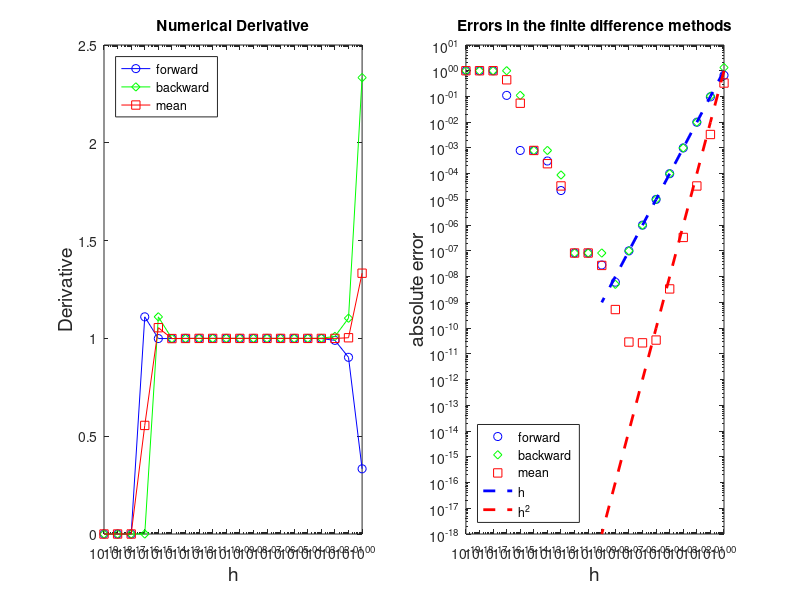

The MATLAB script that drew this image:
%**************************************************************************
%*     Example  2.1                                                       *
%*     filename: ch02pr01.m                                               *
%*     program listing number: 2.1                                        *
%*                                                                        *
%*  This program evaluates the derivative of a given function func(x)     *
%*  at x=1 using the three finite difference methods.                     *
%*  Errors in forward, backward and mean value methods are plotted.       *
%*                                                                        *
%*     Programed by Ryoichi Kawai for Computational Physics Course.       *
%*     Last modification:  12/25/2013.                                    *
%**************************************************************************
clear all;

% define the function
func = @(x) x^3/3;

x=1;  % the point at which derivative is evaluated.
imax=20; % number of different displacements

% title and headers
display('Absolute Errors')
fprintf('%4s %16s %18s %20s\n','h','forward','backward','mean value')

for i=1:imax
    
    % Small displacement
    h(i)=10^(-i+1);
    
    % Evaluation of numerical derivative
    d_f(i)=(func(x+h(i))-func(x))/h(i); % Forward diffrence
    d_b(i)=(func(x)-func(x-h(i)))/h(i); % Backward diffrence
    d_m(i)=(func(x+h(i))-func(x-h(i)))/(2*h(i)); % Mean value
    
    % Errors
    err_f(i)=abs(1-d_f(i));
    err_b(i)=abs(1-d_b(i));
    err_m(i)=abs(1-d_m(i));
    
    % Display the errors
    fprintf('%6.1e %18.10e %18.10e %18.10e\n',...
            h(i),err_f(i),err_b(i),err_m(i));
end

hh = h.*h; % h^2 (the error of the mean value formula is order of h^2)

% Plot data
subplot(1,2,1)  % left panel
q=semilogx(h(1:imax),d_b(1:imax),'-o',...
    h(1:imax),d_f(1:imax),'-d',...
    h(1:imax),d_m(1:imax),'-s');
title('Numerical Derivative');
xlabel('h','fontsize',14);
ylabel('Derivative','fontsize',14);
set(q(1),'Color','blue');
set(q(2),'Color','green');
set(q(3),'Color','red');    
legend(q,{'forward','backward','mean'});
legend(q,'Location','NorthWest');

subplot(1,2,2) % right panel
p=loglog(h(1:imax),err_b(1:imax),'o',...
    h(1:imax),err_f(1:imax),'d',...
    h(1:imax),err_m(1:imax),'s',...
    h(1:imax/2),h(1:imax/2),'--',h(1:imax/2),hh(1:imax/2),'--');
title('Errors in the finite difference methods');
xlabel('h','fontsize',14);
ylabel('absolute error','fontsize',14);
set(p(1),'Color','blue');
set(p(2),'Color','green');
set(p(3),'Color','red');
set(p(4),'Color','blue','LineWidth',2);
set(p(5),'Color','red','LineWidth',2);
legend(p,{'forward','backward','mean','h','h^2'});
legend(p,'Location','SouthWest');
hold off
